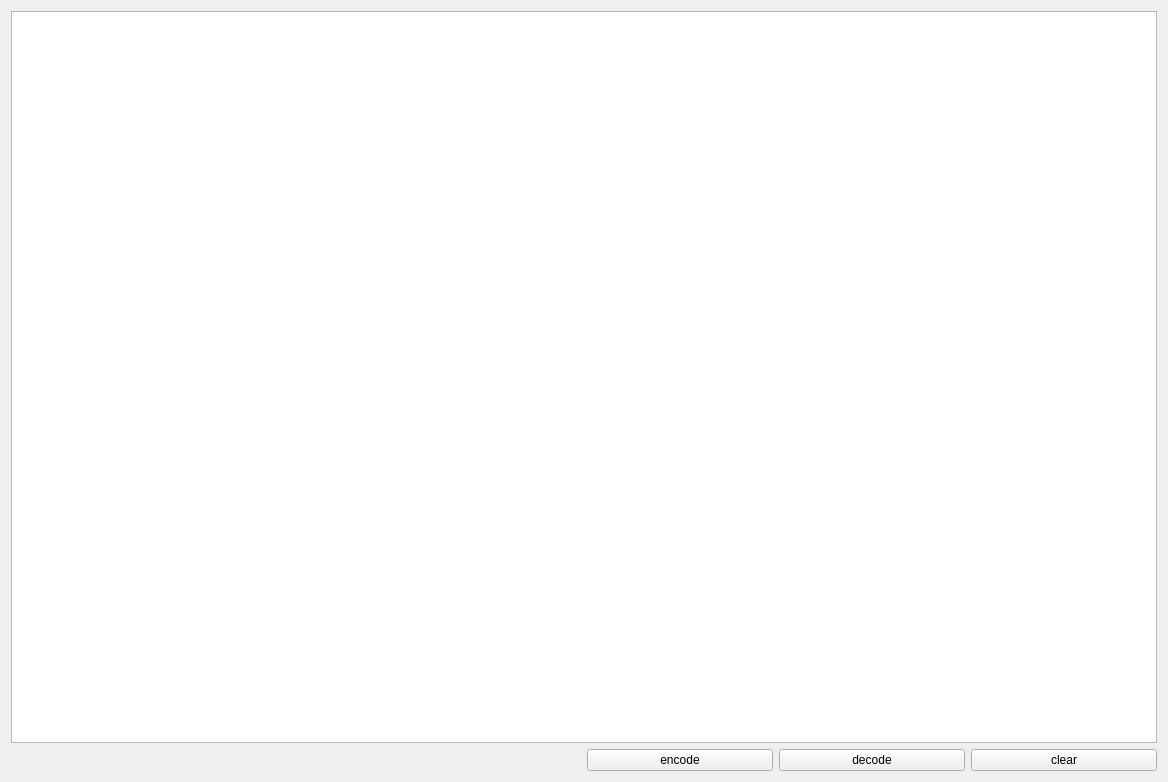
<?xml version="1.0" encoding="UTF-8"?>
<ui version="4.0">
 <class>url</class>
 <widget class="QWidget" name="url">
  <property name="geometry">
   <rect>
    <x>0</x>
    <y>0</y>
    <width>1168</width>
    <height>782</height>
   </rect>
  </property>
  <property name="windowTitle">
   <string>Form</string>
  </property>
  <layout class="QGridLayout" name="gridLayout_4">
   <item row="0" column="0" colspan="6">
    <widget class="QTextEdit" name="textEdit"/>
   </item>
   <item row="1" column="0">
    <layout class="QGridLayout" name="gridLayout"/>
   </item>
   <item row="1" column="1">
    <layout class="QGridLayout" name="gridLayout_2"/>
   </item>
   <item row="1" column="2">
    <layout class="QGridLayout" name="gridLayout_3"/>
   </item>
   <item row="1" column="3">
    <widget class="QPushButton" name="encodeButton">
     <property name="text">
      <string>encode</string>
     </property>
    </widget>
   </item>
   <item row="1" column="4">
    <widget class="QPushButton" name="decodeButton">
     <property name="text">
      <string>decode</string>
     </property>
    </widget>
   </item>
   <item row="1" column="5">
    <widget class="QPushButton" name="clearButton">
     <property name="text">
      <string>clear</string>
     </property>
    </widget>
   </item>
  </layout>
 </widget>
 <resources/>
 <connections/>
</ui>
